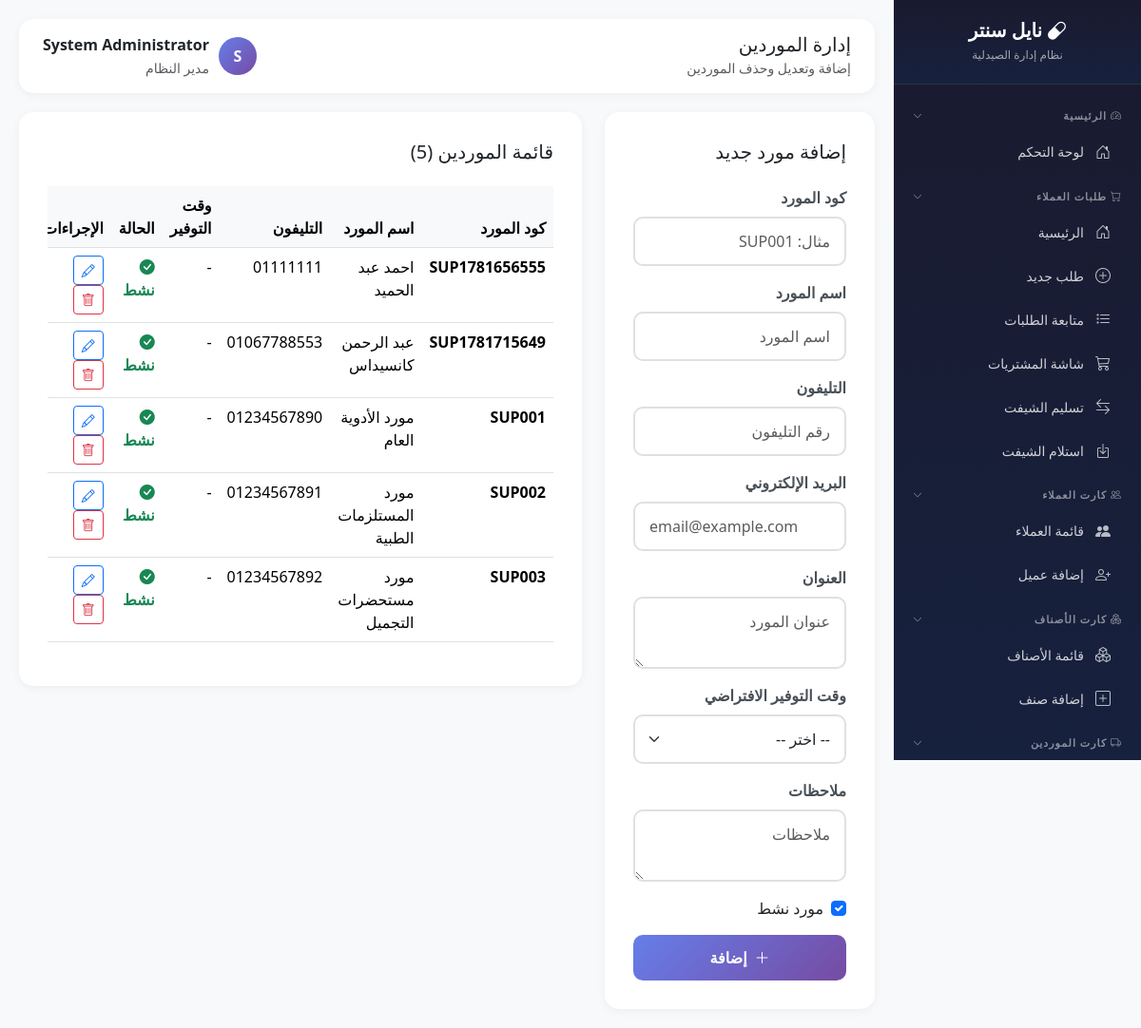
/admin/suppliers.php (signed in), run on an earlier commit of the app's database.
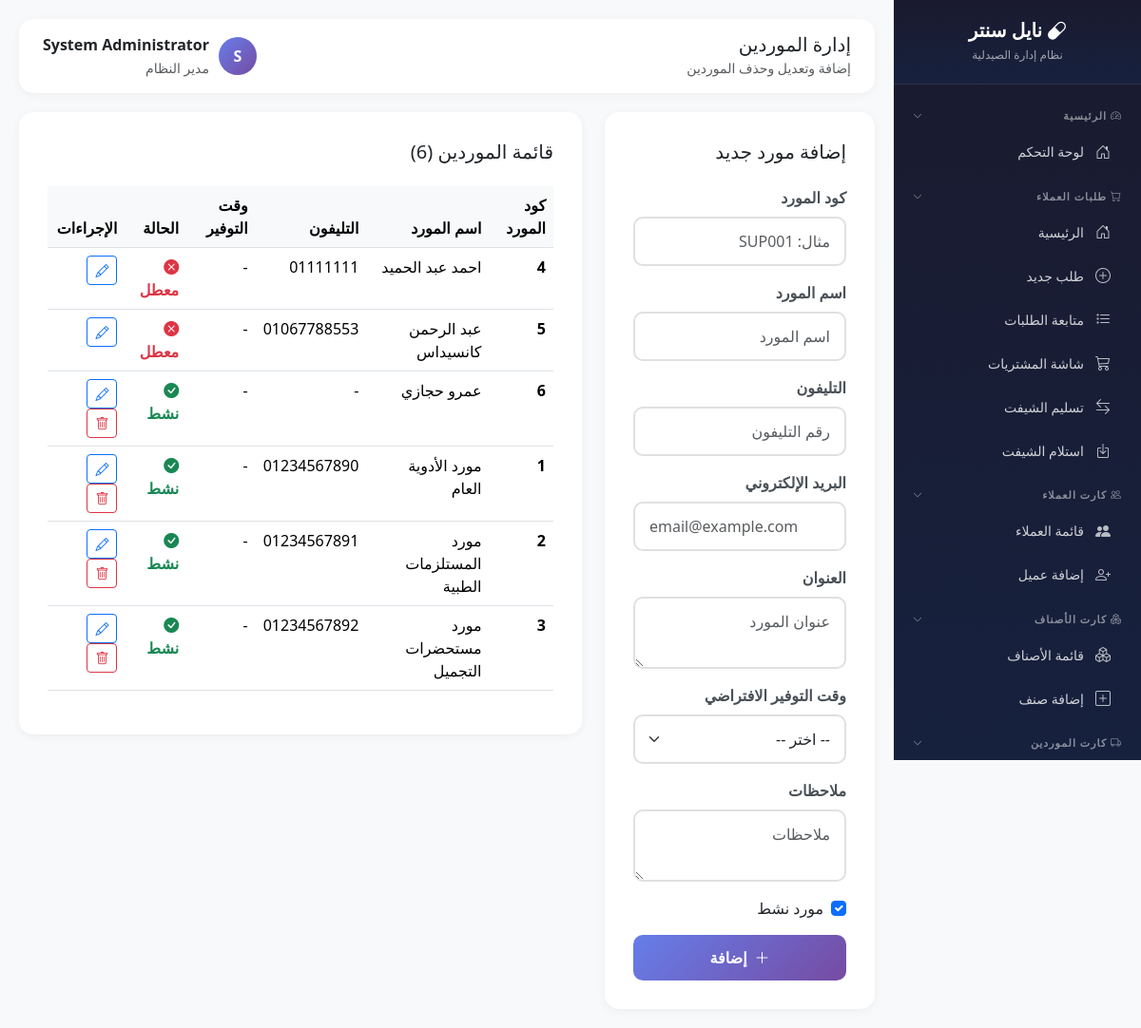
And on a later commit of the database.
### tables this page shows
CREATE TABLE `suppliers` (
  `id` int(11) NOT NULL,
  `supplier_code` varchar(20) NOT NULL COMMENT 'كود المورد التسلسلي',
  `supplier_name` varchar(100) NOT NULL,
  `phone` varchar(20) DEFAULT NULL,
  `email` varchar(100) DEFAULT NULL,
  `address` text DEFAULT NULL,
  `is_active` tinyint(1) DEFAULT 1,
  `created_at` timestamp NOT NULL DEFAULT current_timestamp(),
  `delivery_time` varchar(50) DEFAULT 'نفس اليوم',
  `delivery_time_id` int(11) DEFAULT NULL,
  `notes` text DEFAULT NULL,
  `source` enum('estock','manual') DEFAULT 'estock',
  `estock_id` decimal(18,0) DEFAULT NULL,
  `manual_code` varchar(50) DEFAULT NULL,
  `supplier_name_en` varchar(100) DEFAULT NULL,
  `supplier_type` varchar(20) DEFAULT 'company',
  `payment_type` varchar(20) DEFAULT 'cash',
  `credit_limit` decimal(12,2) DEFAULT 0.00,
  `grace_period` int(11) DEFAULT 0,
  `return_policy` text DEFAULT NULL,
  `instapay_number` varchar(50) DEFAULT NULL,
  `wallet_number` varchar(50) DEFAULT NULL,
  `deleted_at` datetime DEFAULT NULL,
  `created_by` int(11) DEFAULT NULL,
  `updated_at` timestamp NOT NULL DEFAULT current_timestamp() ON UPDATE current_timestamp()
);

### admin/suppliers.php (the view, shortened to what the rows shown need)
<?php
$db = getDB();
$stmt = $db->query("SELECT s.*, dt.time_name as delivery_time FROM suppliers s LEFT JOIN delivery_times dt ON s.delivery_time_id = dt.id ORDER BY s.supplier_name");
$suppliers = $stmt->fetchAll();
?>
<!DOCTYPE html>
<html lang="ar" dir="rtl">
<head>
    <link href="https://cdn.jsdelivr.net/npm/bootstrap@5.3.2/dist/css/bootstrap.rtl.min.css" rel="stylesheet">
    <link href="https://cdn.jsdelivr.net/npm/bootstrap-icons@1.11.1/font/bootstrap-icons.css" rel="stylesheet">
</head>
<body>
    <div class="main-content">
        <div class="row">
            <div class="col-md-8">
                <div class="content-card">
                    <div class="table-responsive">
                        <table class="table table-hover">
                            <thead>
                                <tr>
                                    <th>كود المورد</th>
                                    <th>اسم المورد</th>
                                    <th>التليفون</th>
                                    <th>وقت التوفير</th>
                                    <th>الحالة</th>
                                    <th>الإجراءات</th>
                                </tr>
                            </thead>
                            <tbody>
                                <?php foreach ($suppliers as $sup): ?>
                                <tr>
                                    <td class="fw-bold"><?= $sup['supplier_code'] ?></td>
                                    <td><?= $sup['supplier_name'] ?></td>
                                    <td><?= $sup['phone'] ?: '-' ?></td>
                                    <td><?= $sup['delivery_time'] ?: '-' ?></td>
                                    <td>
                                        <?php if ($sup['is_active']): ?>
                                        <span class="status-active"><i class="bi bi-check-circle-fill me-1"></i>نشط</span>
                                        <?php else: ?>
                                        <span class="status-inactive"><i class="bi bi-x-circle-fill me-1"></i>معطل</span>
                                        <?php endif; ?>
                                    </td>
                                    <td>
                                        <a href="?edit=<?= $sup['id'] ?>" class="btn btn-sm btn-outline-primary"><i class="bi bi-pencil"></i></a>
                                        <?php if ($sup['is_active']): ?>
                                        <a href="?delete=<?= $sup['id'] ?>" class="btn btn-sm btn-outline-danger" onclick="return confirm('هل أنت متأكد من تعطيل هذا المورد؟')"><i class="bi bi-trash"></i></a>
                                        <?php endif; ?>
                                    </td>
                                </tr>
                                <?php endforeach; ?>
                            </tbody>
                        </table>
                    </div>
                </div>
            </div>
        </div>
    </div>
</body>
</html>

What changed in the data, as far as the page shows it:
changed suppliers "احمد عبد الحميد": supplier_code "SUP1781656555" → "4"; is_active "نشط" → "معطل"
changed suppliers "عبد الرحمن كانسيداس": supplier_code "SUP1781715649" → "5"; is_active "نشط" → "معطل"
added suppliers: supplier_code "6", supplier_name "عمرو حجازي", phone "-", delivery_time "-", is_active 1 (drawn)
changed suppliers "مورد الأدوية العام": supplier_code "SUP001" → "1"
changed suppliers "مورد المستلزمات الطبية": supplier_code "SUP002" → "2"
changed suppliers "مورد مستحضرات التجميل": supplier_code "SUP003" → "3"
Also different on the page:
count($suppliers): "5" → "6"
